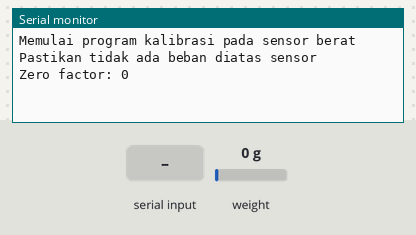
Recording of a sketch running on a simulated Arduino Uno, built with avr-gcc and run on an emulated ATmega328P. Parts: the last lines printed to the serial monitor. The inputs (shaded band) are chosen by the test bench; at power-on: weight on the scale 0 g.

Above: at 8.2 s.
8.3 s: weight on the scale set to 100 g
At 9.6 s:
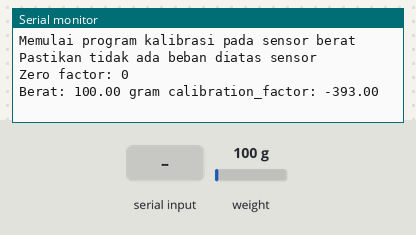
12.6 s: "+" received over Serial
14.1 s: byte 116 ('t') received over Serial
15.6 s: "a" received over Serial
At 16.7 s:
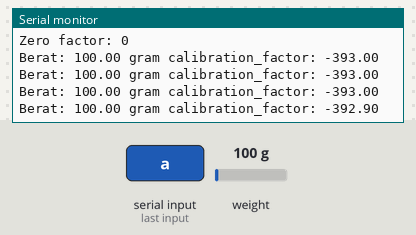
17.1 s: weight on the scale set to 1250 g
At 19.3 s:
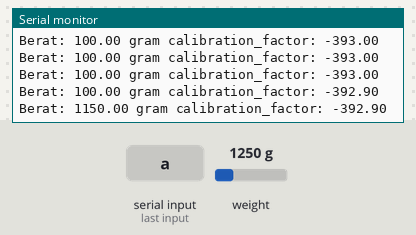
Timing chart, 0 to 20.8 s (numbered marks = the images above; inputs shaded):
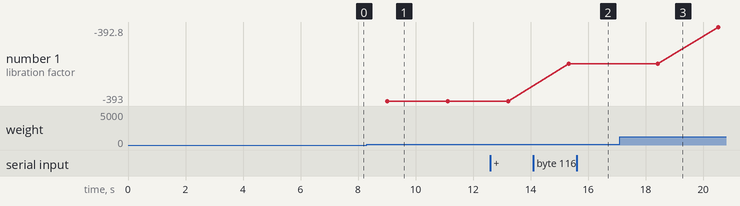

Measured:
- after the input at 8.3 s, the serial monitor: prints a new line after 0.72 s (image 1)
- after the input at 17.1 s, the serial monitor: prints a new line after 1.3 s (image 3)

The sketch:

kalibrasi_timbangan.ino
```cpp
#include "HX711.h" //memasukan library HX711

#define DOUT  A1 //mendefinisikan pin arduino yang terhubung dengan pin DT module HX711
#define CLK  A0 //mendefinisikan pin arduino yang terhubung dengan pin SCK module HX711

HX711 scale(DOUT, CLK);

float calibration_factor = -393; //nilai kalibrasi awal

void setup() {
  Serial.begin(9600);
  Serial.println("Memulai program kalibrasi pada sensor berat");
  Serial.println("Pastikan tidak ada beban diatas sensor");
  delay(5000);
  scale.set_scale();
  scale.tare(); // auto zero / mengenolkan pembacaan berat

  long zero_factor = scale.read_average(); //membaca nilai output sensor saat tidak ada beban
  Serial.print("Zero factor: ");
  Serial.println(zero_factor);
}

void loop() {

  scale.set_scale(calibration_factor); //sesuaikan hasil pembacaan dengan nilai kalibrasi
  delay(2000);
  Serial.print("Berat: ");
  Serial.print(scale.get_units(), 2);
  Serial.print(" gram");
  Serial.print(" calibration_factor: ");
  Serial.print(calibration_factor);
  Serial.println();

  if(Serial.available())
  {
    char temp = Serial.read();
    if (temp == '+' || temp == 'a')
      calibration_factor += 0.1;
    else if (temp == '-' || temp == 'z')
      calibration_factor -= 0.1;
    else if (temp == 's')
      calibration_factor += 10;
    else if (temp == 'x')
      calibration_factor -= 10;
    else if (temp == 'd')
      calibration_factor += 100;
    else if (temp == 'c')
      calibration_factor -= 100;
    else if (temp == 'f')
      calibration_factor += 1000;
    else if (temp == 'v')
      calibration_factor -= 1000;
    else if (temp == 't')
      scale.tare();
  }
}
```
